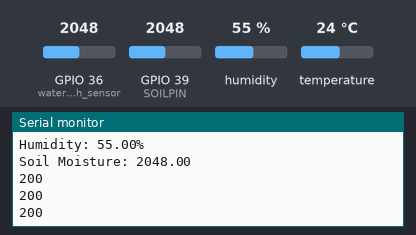
Bench run of a sketch on a simulated ESP32. Parts: the last lines printed to the serial monitor. The inputs (shaded band) are chosen by the test bench; at power-on: humidity 55 %, GPIO 36 (water_depth_sensor) = 2048, GPIO 39 (SOILPIN) = 2048, temperature 24 °C. WiFi joins after 1.5 s; servers stay silent unless stated; uploads are accepted with an empty reply.

Above: at 2.7 s.
2.8 s: humidity set to 22 %
At 4.31 s:
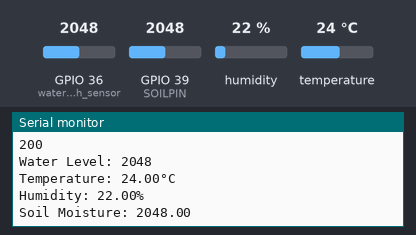
6.2 s: GPIO 36 (water_depth_sensor) set to 2866
At 7.13 s:
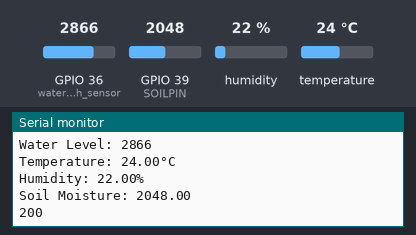
9.6 s: GPIO 39 (SOILPIN) set to 2866
At 9.96 s:
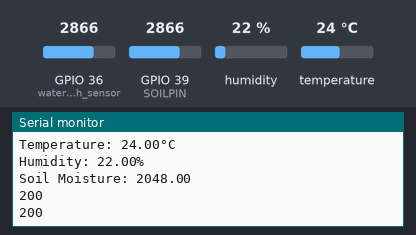
13.0 s: temperature set to 12 °C
At 14.8 s:
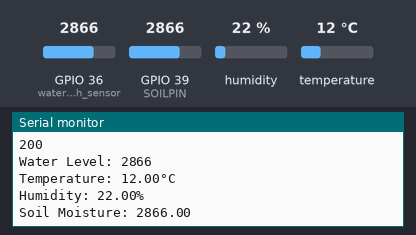
16.4 s: GPIO 36 (water_depth_sensor) set to 3972
At 17.63 s:
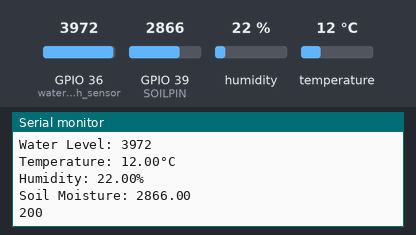
19.8 s: GPIO 39 (SOILPIN) set to 3972
At 20.05 s:
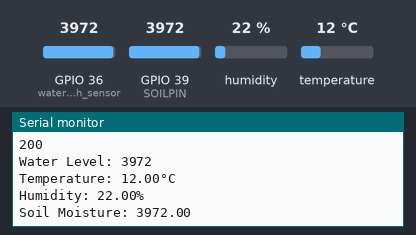
Timing chart, 0 to 22.8 s (numbered marks = the images above; inputs shaded):
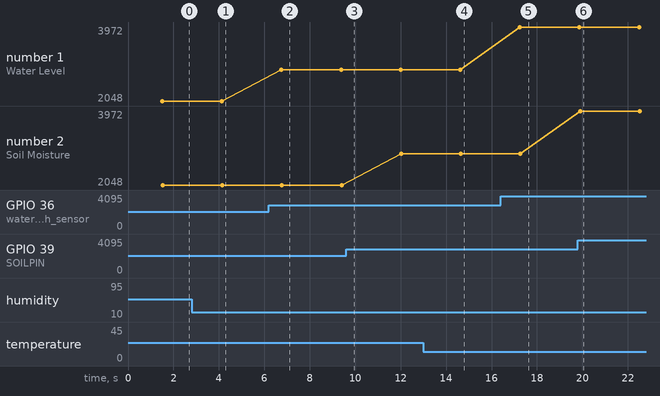

The sketch:

Smart_Indoor_Farm.ino
```cpp
#include "WiFi.h"
#include <WiFiClientSecure.h>
char* ssid = "Tarun2.4g";
char* password =  "Remastered1!";
void wifi_connect(char[], char[]);


int send_req();


#include<HTTPClient.h>
WiFiClient client;
HTTPClient http;


#define CSE_IP      "192.168.1.2" //change this
#define CSE_PORT    8080
// #define HTTPS     false
#define OM2M_ORGIN    "admin:admin"
#define OM2M_IN     "/~/in-cse/in-name/"
#define OM2M_AE     "Smart_Indoor_Farm"
#define OM2M_DHT_CONT  "DATA/DHT11"
#define OM2M_WATER_CONT  "DATA/Water-Level"
#define OM2M_SOIL_CONT  "DATA/Soil-Moisture"


#include "DHT.h"
#define DHTPIN 5
#define water_depth_sensor 36
#define DHTTYPE DHT11
DHT dht(DHTPIN, DHTTYPE);
#define SOILPIN 39


bool connect_http();
int post_request(String req);


String Server = "http://" + String() + CSE_IP + ":" + String() + CSE_PORT + String()+OM2M_IN;


void setup() {
  // put your setup code here, to run once:
  Serial.begin(115200);
  wifi_connect(ssid, password);
  pinMode(water_depth_sensor, INPUT);
  pinMode(DHTPIN, INPUT);
  pinMode(SOILPIN, INPUT);


  dht.begin();

}

void loop() {

  // put your main code here, to run repeatedly:
  int water_level = analogRead(water_depth_sensor);
  Serial.print("Water Level: ");
  Serial.println(water_level);

  float h = dht.readHumidity();
  float t = dht.readTemperature();   // Read temperature as Celsius (the default)
  float soil_moist = analogRead(SOILPIN);
  // float water_depth = ;
  if(isnan(h) || isnan(t)){
    Serial.println(F("Failed to read from DHT sensor!"));
    return;
  }
  Serial.println("Temperature: " + (String)t + "°C"); // use 'alt + 0176' for  the degree symbol.
  Serial.println("Humidity: " + (String)h + "%");
  Serial.println("Soil Moisture: " + (String)soil_moist);


  // Need optimization: start
  String dht_data = "[" + String(t) + "," + String(h) + "]";
    int str_len = dht_data.length() + 1;
  char dht_array[str_len];
  dht_data.toCharArray(dht_array, str_len);
  String water_data = "[" + String(water_level) + "]";
    str_len = water_data.length() + 1;
  char water_array[str_len];
  water_data.toCharArray(water_array, str_len);
  String soil_data = "[" + String(soil_moist) + "]";
   str_len = soil_data.length() + 1;
  char soil_array[str_len];
  soil_data.toCharArray(soil_array, str_len);

  // End

  Serial.println(om2m_post(OM2M_DHT_CONT, dht_array));

  // WATER DATA
  Serial.println(om2m_post(OM2M_WATER_CONT, water_array));

  // SOIL DATA


  Serial.println(om2m_post(OM2M_SOIL_CONT, soil_array));


  delay(2000);
}


// CUSTOM FUNCTIONS
void wifi_connect(char ssid[], char pass[]){
  WiFi.begin(ssid, pass);
  Serial.print("Connecting to local Access point..");
  while(WiFi.status() != WL_CONNECTED){
    Serial.print(".");
    delay(100);
  }
  Serial.println();
  Serial.println("Connection Success!");
  Serial.print("IPV4 : ");
  Serial.println(WiFi.localIP());
}

int om2m_post(char parameter[],char data[]){
  String url = Server + String() +OM2M_AE + "/" + parameter + "/";
  http.begin(client, url);
  http.addHeader("X-M2M-Origin", OM2M_ORGIN);
  http.addHeader("Content-Type", "application/json;ty=4");
  http.addHeader("Content-Length", "100");

  String req_data = String() + "{\"m2m:cin\": {"

    + "\"con\": \"" + data + "\","

    + "\"cnf\": \"text\""

    + "}}";
  int code = http.POST(req_data);
  http.end();
  return code;
}
```

Measured:
- after the input at 2.8 s, the serial monitor: prints a new line after 1.4 s (image 1)
- after the input at 6.2 s, the serial monitor: prints a new line after 0.55 s (image 2)
- after the input at 13.0 s, the serial monitor: prints a new line after 1.6 s (image 4)
- after the input at 16.4 s, the serial monitor: prints a new line after 0.85 s (image 5)
- after the input at 19.8 s, the serial monitor: prints a new line after 0.10 s (image 6)
- plotted number 1: 2048 → 2866 after the input at 6.2 s, 2866 → 3972 after the input at 16.4 s
